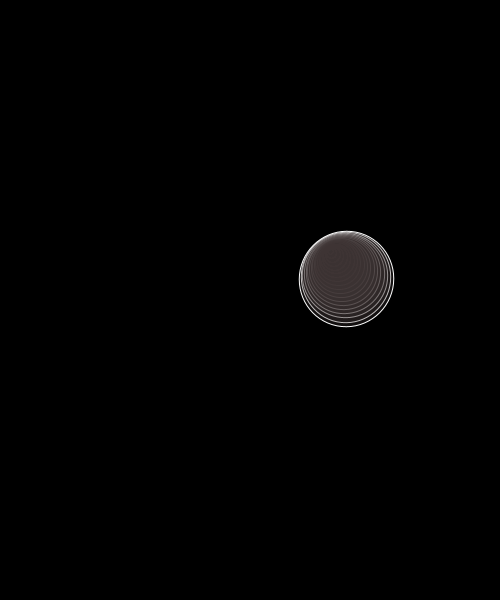
Frame 1 (no input)
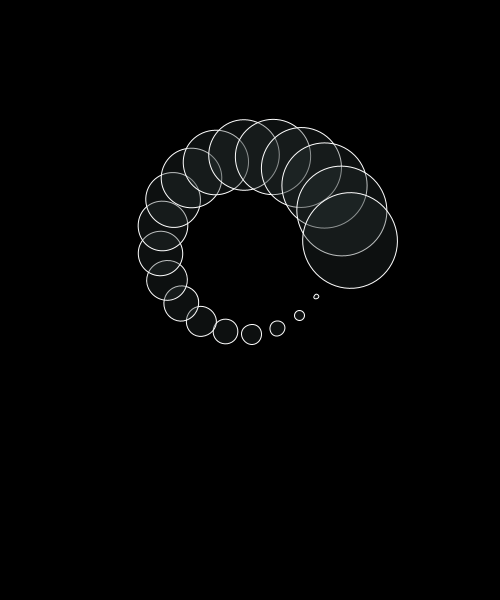
Frame 60 (the mouse pressed at the canvas centre just before this capture)
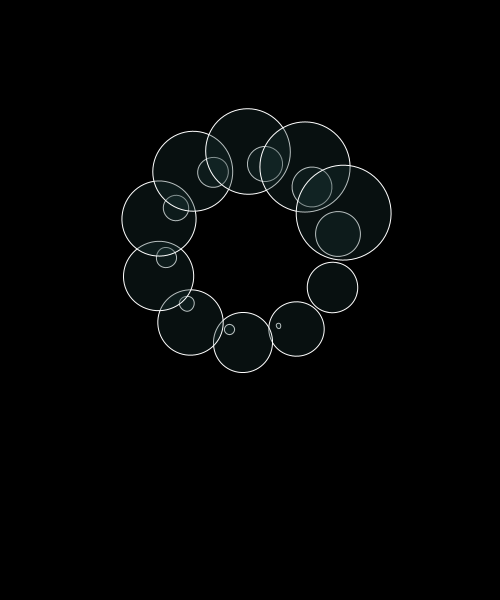
Frame 120 (the mouse held since frame 60 and released just before this capture)

The Processing sketch that drew these frames (run headless with seeded random() and noise(); from frame 60 on, the mouse is pressed at the canvas centre):

// Processing sketch: processing_108505
// ── processing_108505.pde

float time=0;
 
void setup() {
  size(500,600);
  stroke(255);
  frameRate(20);
  smooth();
 
}
 
void draw() {
  time += 0.005;
  background(000);
  translate(width/2, width/2);
  for (int i = 0; i < 20; i++) {
    rotate(time);
    fill(100* noise(time*5),50,50,80);
    ellipse(i+80,i,i*5,i*5);
  }
}
